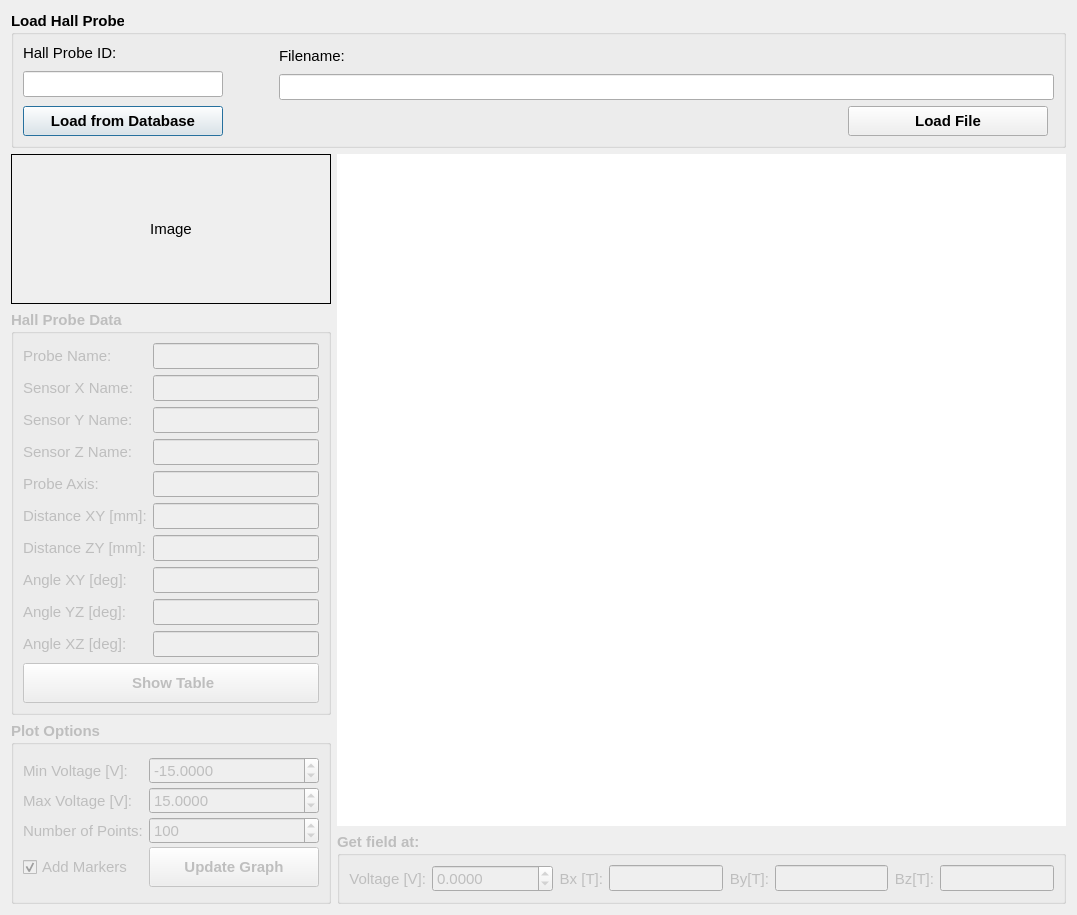
<?xml version="1.0" encoding="UTF-8"?>
<ui version="4.0">
 <class>hallprobe_dl</class>
 <widget class="QDialog" name="hallprobe_dl">
  <property name="geometry">
   <rect>
    <x>0</x>
    <y>0</y>
    <width>1077</width>
    <height>915</height>
   </rect>
  </property>
  <property name="font">
   <font>
    <pointsize>11</pointsize>
   </font>
  </property>
  <property name="windowTitle">
   <string>Hall Probe Dialog</string>
  </property>
  <layout class="QGridLayout" name="gridLayout_2">
   <item row="0" column="0" colspan="2">
    <widget class="QGroupBox" name="groupBox_2">
     <property name="sizePolicy">
      <sizepolicy hsizetype="Preferred" vsizetype="Maximum">
       <horstretch>0</horstretch>
       <verstretch>0</verstretch>
      </sizepolicy>
     </property>
     <property name="font">
      <font>
       <weight>75</weight>
       <bold>true</bold>
      </font>
     </property>
     <property name="title">
      <string>Load Hall Probe</string>
     </property>
     <layout class="QGridLayout" name="gridLayout_3">
      <item row="0" column="0">
       <widget class="QLabel" name="label_17">
        <property name="font">
         <font>
          <weight>50</weight>
          <bold>false</bold>
         </font>
        </property>
        <property name="text">
         <string>Hall Probe ID:</string>
        </property>
       </widget>
      </item>
      <item row="0" column="2" rowspan="2" colspan="2">
       <widget class="QLabel" name="label_18">
        <property name="sizePolicy">
         <sizepolicy hsizetype="Maximum" vsizetype="Preferred">
          <horstretch>0</horstretch>
          <verstretch>0</verstretch>
         </sizepolicy>
        </property>
        <property name="font">
         <font>
          <weight>50</weight>
          <bold>false</bold>
         </font>
        </property>
        <property name="text">
         <string>Filename:</string>
        </property>
       </widget>
      </item>
      <item row="1" column="0" rowspan="2">
       <widget class="QLineEdit" name="idn_le">
        <property name="sizePolicy">
         <sizepolicy hsizetype="Preferred" vsizetype="Fixed">
          <horstretch>0</horstretch>
          <verstretch>0</verstretch>
         </sizepolicy>
        </property>
        <property name="maximumSize">
         <size>
          <width>250</width>
          <height>16777215</height>
         </size>
        </property>
        <property name="font">
         <font>
          <weight>50</weight>
          <bold>false</bold>
         </font>
        </property>
       </widget>
      </item>
      <item row="2" column="1" rowspan="2">
       <spacer name="horizontalSpacer">
        <property name="orientation">
         <enum>Qt::Horizontal</enum>
        </property>
        <property name="sizeType">
         <enum>QSizePolicy::Fixed</enum>
        </property>
        <property name="sizeHint" stdset="0">
         <size>
          <width>50</width>
          <height>20</height>
         </size>
        </property>
       </spacer>
      </item>
      <item row="3" column="0">
       <widget class="QPushButton" name="loaddb_btn">
        <property name="minimumSize">
         <size>
          <width>200</width>
          <height>30</height>
         </size>
        </property>
        <property name="maximumSize">
         <size>
          <width>250</width>
          <height>16777215</height>
         </size>
        </property>
        <property name="text">
         <string>Load from Database</string>
        </property>
       </widget>
      </item>
      <item row="3" column="2">
       <spacer name="horizontalSpacer_2">
        <property name="orientation">
         <enum>Qt::Horizontal</enum>
        </property>
        <property name="sizeHint" stdset="0">
         <size>
          <width>40</width>
          <height>20</height>
         </size>
        </property>
       </spacer>
      </item>
      <item row="3" column="3">
       <widget class="QPushButton" name="loadfile_btn">
        <property name="minimumSize">
         <size>
          <width>200</width>
          <height>30</height>
         </size>
        </property>
        <property name="text">
         <string>Load File</string>
        </property>
       </widget>
      </item>
      <item row="2" column="2" colspan="3">
       <widget class="QLineEdit" name="filename_le">
        <property name="font">
         <font>
          <weight>50</weight>
          <bold>false</bold>
         </font>
        </property>
       </widget>
      </item>
     </layout>
    </widget>
   </item>
   <item row="1" column="0">
    <widget class="QLabel" name="label_5">
     <property name="sizePolicy">
      <sizepolicy hsizetype="Maximum" vsizetype="Maximum">
       <horstretch>0</horstretch>
       <verstretch>0</verstretch>
      </sizepolicy>
     </property>
     <property name="minimumSize">
      <size>
       <width>320</width>
       <height>150</height>
      </size>
     </property>
     <property name="frameShape">
      <enum>QFrame::Box</enum>
     </property>
     <property name="text">
      <string>Image</string>
     </property>
     <property name="alignment">
      <set>Qt::AlignCenter</set>
     </property>
    </widget>
   </item>
   <item row="1" column="1" rowspan="3">
    <widget class="PlotWidget" name="viewdata_pw">
     <property name="minimumSize">
      <size>
       <width>700</width>
       <height>600</height>
      </size>
     </property>
     <property name="frameShape">
      <enum>QFrame::NoFrame</enum>
     </property>
     <property name="backgroundBrush">
      <brush brushstyle="SolidPattern">
       <color alpha="255">
        <red>255</red>
        <green>255</green>
        <blue>255</blue>
       </color>
      </brush>
     </property>
     <property name="foregroundBrush">
      <brush brushstyle="NoBrush">
       <color alpha="255">
        <red>0</red>
        <green>0</green>
        <blue>0</blue>
       </color>
      </brush>
     </property>
    </widget>
   </item>
   <item row="2" column="0">
    <widget class="QGroupBox" name="probedata_gb">
     <property name="enabled">
      <bool>false</bool>
     </property>
     <property name="font">
      <font>
       <weight>75</weight>
       <bold>true</bold>
      </font>
     </property>
     <property name="title">
      <string>Hall Probe Data</string>
     </property>
     <layout class="QGridLayout" name="gridLayout">
      <item row="0" column="0">
       <widget class="QLabel" name="label_19">
        <property name="font">
         <font>
          <weight>50</weight>
          <bold>false</bold>
         </font>
        </property>
        <property name="text">
         <string>Probe Name:</string>
        </property>
       </widget>
      </item>
      <item row="0" column="1">
       <widget class="QLineEdit" name="probe_name_le">
        <property name="font">
         <font>
          <weight>50</weight>
          <bold>false</bold>
         </font>
        </property>
       </widget>
      </item>
      <item row="1" column="0">
       <widget class="QLabel" name="label">
        <property name="font">
         <font>
          <weight>50</weight>
          <bold>false</bold>
         </font>
        </property>
        <property name="text">
         <string>Sensor X Name:</string>
        </property>
       </widget>
      </item>
      <item row="1" column="1">
       <widget class="QLineEdit" name="sensorx_name_le">
        <property name="font">
         <font>
          <weight>50</weight>
          <bold>false</bold>
         </font>
        </property>
       </widget>
      </item>
      <item row="2" column="0">
       <widget class="QLabel" name="label_2">
        <property name="font">
         <font>
          <weight>50</weight>
          <bold>false</bold>
         </font>
        </property>
        <property name="text">
         <string>Sensor Y Name:</string>
        </property>
       </widget>
      </item>
      <item row="2" column="1">
       <widget class="QLineEdit" name="sensory_name_le">
        <property name="font">
         <font>
          <weight>50</weight>
          <bold>false</bold>
         </font>
        </property>
        <property name="readOnly">
         <bool>true</bool>
        </property>
       </widget>
      </item>
      <item row="3" column="0">
       <widget class="QLabel" name="label_20">
        <property name="font">
         <font>
          <weight>50</weight>
          <bold>false</bold>
         </font>
        </property>
        <property name="text">
         <string>Sensor Z Name:</string>
        </property>
       </widget>
      </item>
      <item row="3" column="1">
       <widget class="QLineEdit" name="sensorz_name_le">
        <property name="font">
         <font>
          <weight>50</weight>
          <bold>false</bold>
         </font>
        </property>
        <property name="readOnly">
         <bool>true</bool>
        </property>
       </widget>
      </item>
      <item row="4" column="0">
       <widget class="QLabel" name="label_11">
        <property name="font">
         <font>
          <weight>50</weight>
          <bold>false</bold>
         </font>
        </property>
        <property name="text">
         <string>Probe Axis:</string>
        </property>
       </widget>
      </item>
      <item row="4" column="1">
       <widget class="QLineEdit" name="probe_axis_le">
        <property name="font">
         <font>
          <weight>50</weight>
          <bold>false</bold>
         </font>
        </property>
        <property name="readOnly">
         <bool>true</bool>
        </property>
       </widget>
      </item>
      <item row="5" column="0">
       <widget class="QLabel" name="label_3">
        <property name="font">
         <font>
          <weight>50</weight>
          <bold>false</bold>
         </font>
        </property>
        <property name="text">
         <string>Distance XY [mm]:</string>
        </property>
        <property name="alignment">
         <set>Qt::AlignLeading|Qt::AlignLeft|Qt::AlignVCenter</set>
        </property>
       </widget>
      </item>
      <item row="5" column="1">
       <widget class="QLineEdit" name="distance_xy_le">
        <property name="font">
         <font>
          <weight>50</weight>
          <bold>false</bold>
         </font>
        </property>
        <property name="readOnly">
         <bool>true</bool>
        </property>
       </widget>
      </item>
      <item row="6" column="0">
       <widget class="QLabel" name="label_4">
        <property name="font">
         <font>
          <weight>50</weight>
          <bold>false</bold>
         </font>
        </property>
        <property name="text">
         <string>Distance ZY [mm]:</string>
        </property>
        <property name="alignment">
         <set>Qt::AlignLeading|Qt::AlignLeft|Qt::AlignVCenter</set>
        </property>
       </widget>
      </item>
      <item row="6" column="1">
       <widget class="QLineEdit" name="distance_zy_le">
        <property name="font">
         <font>
          <weight>50</weight>
          <bold>false</bold>
         </font>
        </property>
        <property name="readOnly">
         <bool>true</bool>
        </property>
       </widget>
      </item>
      <item row="7" column="0">
       <widget class="QLabel" name="label_13">
        <property name="font">
         <font>
          <weight>50</weight>
          <bold>false</bold>
         </font>
        </property>
        <property name="text">
         <string>Angle XY [deg]:</string>
        </property>
       </widget>
      </item>
      <item row="7" column="1">
       <widget class="QLineEdit" name="angle_xy_le">
        <property name="font">
         <font>
          <weight>50</weight>
          <bold>false</bold>
         </font>
        </property>
        <property name="readOnly">
         <bool>true</bool>
        </property>
       </widget>
      </item>
      <item row="8" column="0">
       <widget class="QLabel" name="label_14">
        <property name="font">
         <font>
          <weight>50</weight>
          <bold>false</bold>
         </font>
        </property>
        <property name="text">
         <string>Angle YZ [deg]:</string>
        </property>
       </widget>
      </item>
      <item row="8" column="1">
       <widget class="QLineEdit" name="angle_yz_le">
        <property name="font">
         <font>
          <weight>50</weight>
          <bold>false</bold>
         </font>
        </property>
        <property name="readOnly">
         <bool>true</bool>
        </property>
       </widget>
      </item>
      <item row="9" column="0">
       <widget class="QLabel" name="label_15">
        <property name="font">
         <font>
          <weight>50</weight>
          <bold>false</bold>
         </font>
        </property>
        <property name="text">
         <string>Angle XZ [deg]:</string>
        </property>
       </widget>
      </item>
      <item row="9" column="1">
       <widget class="QLineEdit" name="angle_xz_le">
        <property name="font">
         <font>
          <weight>50</weight>
          <bold>false</bold>
         </font>
        </property>
        <property name="readOnly">
         <bool>true</bool>
        </property>
       </widget>
      </item>
      <item row="10" column="0" colspan="2">
       <widget class="QPushButton" name="showtable_btn">
        <property name="enabled">
         <bool>false</bool>
        </property>
        <property name="minimumSize">
         <size>
          <width>0</width>
          <height>40</height>
         </size>
        </property>
        <property name="font">
         <font>
          <weight>75</weight>
          <bold>true</bold>
         </font>
        </property>
        <property name="text">
         <string> Show Table</string>
        </property>
        <property name="icon">
         <iconset>
          <normaloff>../../resources/img/table.png</normaloff>../../resources/img/table.png</iconset>
        </property>
        <property name="iconSize">
         <size>
          <width>16</width>
          <height>16</height>
         </size>
        </property>
       </widget>
      </item>
     </layout>
    </widget>
   </item>
   <item row="3" column="0" rowspan="2">
    <widget class="QGroupBox" name="plotoptions_gb">
     <property name="enabled">
      <bool>false</bool>
     </property>
     <property name="font">
      <font>
       <weight>75</weight>
       <bold>true</bold>
      </font>
     </property>
     <property name="title">
      <string>Plot Options</string>
     </property>
     <layout class="QGridLayout" name="gridLayout_4">
      <property name="horizontalSpacing">
       <number>6</number>
      </property>
      <property name="verticalSpacing">
       <number>0</number>
      </property>
      <property name="margin">
       <number>9</number>
      </property>
      <item row="0" column="0">
       <widget class="QLabel" name="label_7">
        <property name="font">
         <font>
          <weight>50</weight>
          <bold>false</bold>
         </font>
        </property>
        <property name="text">
         <string>Min Voltage [V]:</string>
        </property>
       </widget>
      </item>
      <item row="0" column="1" colspan="2">
       <widget class="QDoubleSpinBox" name="voltagemin_sb">
        <property name="font">
         <font>
          <weight>50</weight>
          <bold>false</bold>
         </font>
        </property>
        <property name="decimals">
         <number>4</number>
        </property>
        <property name="minimum">
         <double>-100000.000000000000000</double>
        </property>
        <property name="maximum">
         <double>100000.000000000000000</double>
        </property>
        <property name="value">
         <double>-15.000000000000000</double>
        </property>
       </widget>
      </item>
      <item row="1" column="0">
       <widget class="QLabel" name="label_6">
        <property name="font">
         <font>
          <weight>50</weight>
          <bold>false</bold>
         </font>
        </property>
        <property name="text">
         <string>Max Voltage [V]:</string>
        </property>
       </widget>
      </item>
      <item row="1" column="1" colspan="2">
       <widget class="QDoubleSpinBox" name="voltagemax_sb">
        <property name="font">
         <font>
          <weight>50</weight>
          <bold>false</bold>
         </font>
        </property>
        <property name="decimals">
         <number>4</number>
        </property>
        <property name="minimum">
         <double>-100000.000000000000000</double>
        </property>
        <property name="maximum">
         <double>100000.000000000000000</double>
        </property>
        <property name="value">
         <double>15.000000000000000</double>
        </property>
       </widget>
      </item>
      <item row="2" column="0">
       <widget class="QLabel" name="label_16">
        <property name="font">
         <font>
          <weight>50</weight>
          <bold>false</bold>
         </font>
        </property>
        <property name="text">
         <string>Number of Points:</string>
        </property>
       </widget>
      </item>
      <item row="2" column="1" colspan="2">
       <widget class="QSpinBox" name="voltagenpts_sb">
        <property name="font">
         <font>
          <weight>50</weight>
          <bold>false</bold>
         </font>
        </property>
        <property name="maximum">
         <number>10000</number>
        </property>
        <property name="value">
         <number>100</number>
        </property>
       </widget>
      </item>
      <item row="3" column="0">
       <widget class="QCheckBox" name="addmarkers_chb">
        <property name="font">
         <font>
          <weight>50</weight>
          <bold>false</bold>
         </font>
        </property>
        <property name="text">
         <string>Add Markers</string>
        </property>
        <property name="checked">
         <bool>true</bool>
        </property>
       </widget>
      </item>
      <item row="3" column="1" colspan="2">
       <widget class="QPushButton" name="updategraph_btn">
        <property name="enabled">
         <bool>false</bool>
        </property>
        <property name="sizePolicy">
         <sizepolicy hsizetype="Preferred" vsizetype="Fixed">
          <horstretch>0</horstretch>
          <verstretch>0</verstretch>
         </sizepolicy>
        </property>
        <property name="minimumSize">
         <size>
          <width>0</width>
          <height>40</height>
         </size>
        </property>
        <property name="font">
         <font>
          <weight>75</weight>
          <bold>true</bold>
         </font>
        </property>
        <property name="text">
         <string>Update Graph</string>
        </property>
       </widget>
      </item>
     </layout>
    </widget>
   </item>
   <item row="4" column="1">
    <widget class="QGroupBox" name="getfield_gb">
     <property name="enabled">
      <bool>false</bool>
     </property>
     <property name="sizePolicy">
      <sizepolicy hsizetype="Preferred" vsizetype="Maximum">
       <horstretch>0</horstretch>
       <verstretch>0</verstretch>
      </sizepolicy>
     </property>
     <property name="font">
      <font>
       <weight>75</weight>
       <bold>true</bold>
      </font>
     </property>
     <property name="title">
      <string>Get field at:</string>
     </property>
     <layout class="QHBoxLayout" name="horizontalLayout">
      <property name="spacing">
       <number>6</number>
      </property>
      <property name="margin">
       <number>9</number>
      </property>
      <item>
       <widget class="QLabel" name="label_8">
        <property name="font">
         <font>
          <weight>50</weight>
          <bold>false</bold>
         </font>
        </property>
        <property name="text">
         <string>Voltage [V]:</string>
        </property>
        <property name="alignment">
         <set>Qt::AlignRight|Qt::AlignTrailing|Qt::AlignVCenter</set>
        </property>
       </widget>
      </item>
      <item>
       <widget class="QDoubleSpinBox" name="voltage_sb">
        <property name="font">
         <font>
          <weight>50</weight>
          <bold>false</bold>
         </font>
        </property>
        <property name="decimals">
         <number>4</number>
        </property>
        <property name="minimum">
         <double>-100000.000000000000000</double>
        </property>
        <property name="maximum">
         <double>100000.000000000000000</double>
        </property>
        <property name="value">
         <double>0.000000000000000</double>
        </property>
       </widget>
      </item>
      <item>
       <widget class="QLabel" name="label_9">
        <property name="font">
         <font>
          <weight>50</weight>
          <bold>false</bold>
         </font>
        </property>
        <property name="text">
         <string>Bx [T]:</string>
        </property>
        <property name="alignment">
         <set>Qt::AlignRight|Qt::AlignTrailing|Qt::AlignVCenter</set>
        </property>
       </widget>
      </item>
      <item>
       <widget class="QLineEdit" name="fieldx_le">
        <property name="font">
         <font>
          <weight>50</weight>
          <bold>false</bold>
         </font>
        </property>
        <property name="readOnly">
         <bool>true</bool>
        </property>
       </widget>
      </item>
      <item>
       <widget class="QLabel" name="label_10">
        <property name="font">
         <font>
          <weight>50</weight>
          <bold>false</bold>
         </font>
        </property>
        <property name="text">
         <string>By[T]:</string>
        </property>
        <property name="alignment">
         <set>Qt::AlignRight|Qt::AlignTrailing|Qt::AlignVCenter</set>
        </property>
       </widget>
      </item>
      <item>
       <widget class="QLineEdit" name="fieldy_le">
        <property name="font">
         <font>
          <weight>50</weight>
          <bold>false</bold>
         </font>
        </property>
        <property name="readOnly">
         <bool>true</bool>
        </property>
       </widget>
      </item>
      <item>
       <widget class="QLabel" name="label_12">
        <property name="font">
         <font>
          <weight>50</weight>
          <bold>false</bold>
         </font>
        </property>
        <property name="text">
         <string>Bz[T]:</string>
        </property>
        <property name="alignment">
         <set>Qt::AlignRight|Qt::AlignTrailing|Qt::AlignVCenter</set>
        </property>
       </widget>
      </item>
      <item>
       <widget class="QLineEdit" name="fieldz_le">
        <property name="font">
         <font>
          <weight>50</weight>
          <bold>false</bold>
         </font>
        </property>
        <property name="readOnly">
         <bool>true</bool>
        </property>
       </widget>
      </item>
     </layout>
    </widget>
   </item>
  </layout>
 </widget>
 <customwidgets>
  <customwidget>
   <class>PlotWidget</class>
   <extends>QGraphicsView</extends>
   <header location="global">pyqtgraph</header>
  </customwidget>
 </customwidgets>
 <resources/>
 <connections/>
</ui>
